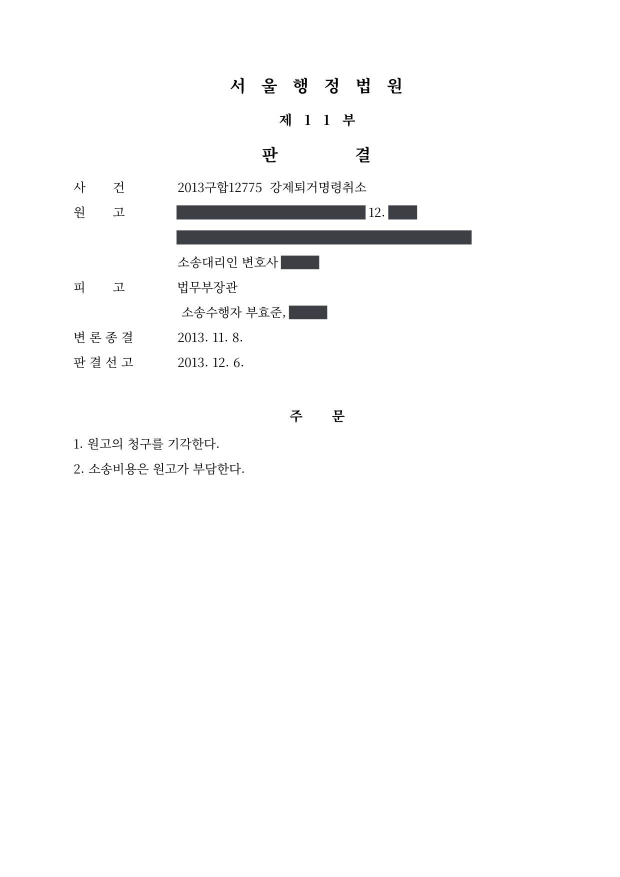
#> input picture adm-2013guhap12775.jpg, 1240 x 1754 px (shown at 1/2 size)
$ python -i detect_wrap.py   (imports and definitions only)
#> lines starting #> are read from the running program, lines starting #| are printed output that depends on the picture; after the words box and inside, x2 and y2 are one past the last pixel; in counts of white or black regions, pixels touching at a corner belong together
### work/firmnames/detect.py
#!/usr/bin/env python3
"""Detect gray mask boxes in published judgment images that sit right after a law-firm prefix
(법무법인 / 법무법인(유한) / 법률사무소 / 법무조합) on the same line → those boxes hide a firm name.
Usage: detect.py out.json img1.jpg img2.jpg ...
"""
import sys, os, json, re, subprocess, tempfile
import numpy as np, cv2
from PIL import Image

GRAY = (61, 64, 69)
TOL = 16

# [12 lines left out: function lev, not called in this run]

PREFIXES = ['법무법인', '법률사무소', '법무조합', '(유한)', '유한)', '법무법인(유한)']

# [22 lines left out: functions ends_with_prefix, starts_with_prefix, not called in this run]

def ocr(im, psm=7):
    with tempfile.NamedTemporaryFile(suffix='.png', delete=False) as f:
        path = f.name
    im.save(path)
    try:
        r = subprocess.run(['tesseract', path, 'stdout', '-l', 'kor', '--psm', str(psm)],
                           capture_output=True, text=True, timeout=120)
        return r.stdout.strip()
    finally:
        os.unlink(path)

def boxes_of(a):
    m = ((np.abs(a[..., 0].astype(int) - GRAY[0]) <= TOL) &
         (np.abs(a[..., 1].astype(int) - GRAY[1]) <= TOL) &
         (np.abs(a[..., 2].astype(int) - GRAY[2]) <= TOL)).astype(np.uint8)
    # close small gaps
    m = cv2.morphologyEx(m, cv2.MORPH_CLOSE, np.ones((3, 3), np.uint8))
    n, lab, stats, _ = cv2.connectedComponentsWithStats(m, connectivity=8)
    out = []
    for i in range(1, n):
        x, y, w, h, area = stats[i]
        if w < 8 or h < 10 or h > 80 or area < 0.6 * w * h:
            continue
        out.append((int(x), int(y), int(w), int(h)))
    out.sort(key=lambda b: (b[1], b[0]))
    return out

# [24 lines left out: function process, not called in this run]

# [10 lines that do not run on import are left out]

### work/firmnames/detect_wrap.py
#!/usr/bin/env python3
"""Supplementary detection: gray boxes at a line start whose PREVIOUS line ends with a firm prefix
(법무법인 / 법률사무소 / 법무조합 / (유한)) — i.e. the firm name wrapped to the next line.
Also: boxes whose left text was not readable in the first pass. Usage: detect_wrap.py out.json img...
"""
import sys, os, json
import numpy as np
from PIL import Image
sys.path.insert(0, os.path.dirname(os.path.abspath(__file__)))
from detect import boxes_of, ocr, ends_with_prefix

def process(path):
#> called with path = '../../adm-2013guhap12775.jpg'
    im = Image.open(path).convert('RGB')
#> im is the input picture: PIL image 1240x1754 RGB; mean R, G, B 250.5, 250.6, 250.6
    a = np.asarray(im)
    W, H = im.size
#> W = 1240; H = 1754
    res = []
    for (x, y, w, h) in boxes_of(a):
#> in boxes_of, `m = ((np.abs(a[..., 0].astype(int) - GRAY[0]) <= TOL) & (np.abs(a[...,..`:
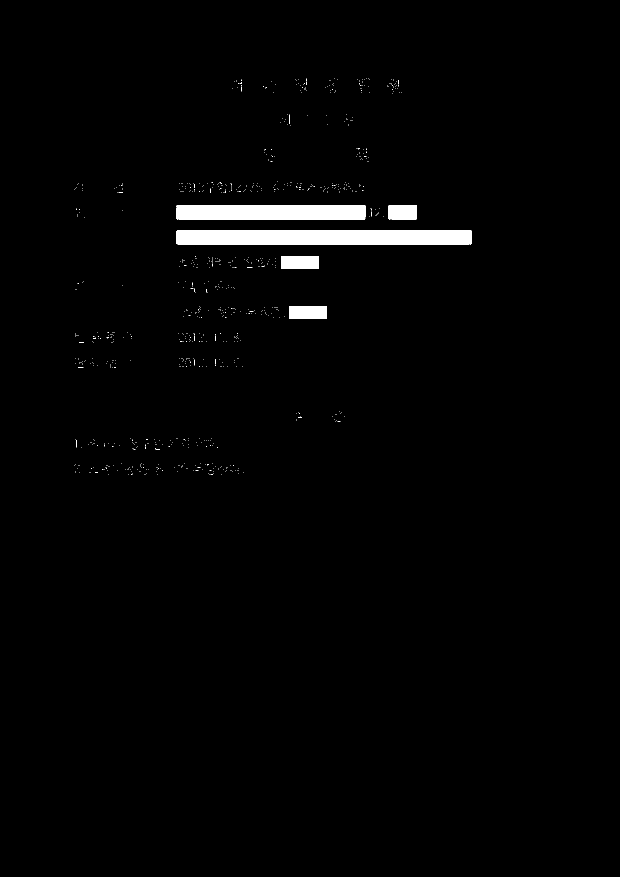
#> m: shape (1754, 1240) (shown at 1/2 size); values 0 (black) and 1 (white), 1.6% white; 846 white regions (841 under 20 px), largest, box (x1, y1, x2, y2) and area: (353, 461, 943, 489) 16515, (353, 411, 731, 439) 10576, (562, 512, 638, 538) 1976, (578, 612, 654, 638) 1974, (777, 411, 834, 439) 1589
#> in boxes_of, `m = cv2.morphologyEx(m, cv2.MORPH_CLOSE, np.ones((3, 3), np.uint8))`: m: shape (1754, 1240); values 0 (black) and 1 (white), 1.6% white; 682 white regions (675 under 20 px), largest, box (x1, y1, x2, y2) and area: (353, 461, 943, 489) 16517, (353, 411, 731, 439) 10582, (562, 512, 638, 538) 1976
#> in boxes_of, `n, lab, stats, _ = cv2.connectedComponentsWithStats(m, connectivity=8)`:
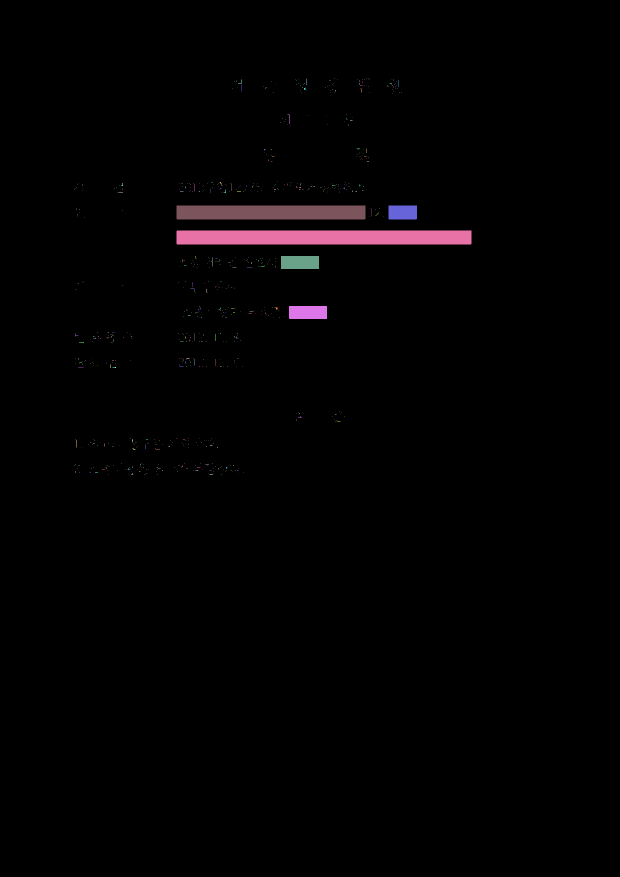
#> lab: shape (1754, 1240) int32 (shown at 1/2 size); 683 distinct labels, from 0 to 682; one colour per label, 0 black
#> in boxes_of, `n, lab, stats, _ = cv2.connectedComponentsWithStats(m, connectivity=8)`: n = 683
        if x > 460:
            continue  # the first pass already read the left context
        # previous line: strip above the box, from x-20 to the right edge
        py0 = max(0, y - int(1.9 * h)); py1 = max(0, y - 2)
        if py1 - py0 < 12:
            continue
        crop = im.crop((max(0, x - 20), py0, W, py1))
        crop = crop.resize((crop.width * 2, crop.height * 2), Image.LANCZOS)
        txt = ocr(crop)
        ep = ends_with_prefix(txt or '')
        if ep:
            res.append({'box': [x, y, w, h], 'prev_line': (txt or '')[-40:], 'left_prefix': ep[0], 'wrapped': True})
#> this loop made 1 pass
#> pass 1, in process, `crop = im.crop((max(0, x - 20), py0, W, py1))`:
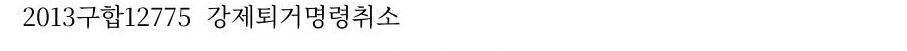
#> crop: PIL image 907x51 RGB; mean R, G, B 245.6, 245.6, 245.6
#> after the loop, res = []
    return {'image': os.path.basename(path), 'size': [W, H], 'firm_boxes': res}

# [10 lines not run here, left out]

#> (the run stopped early here; a loop or call above may not have finished)

$ run again, on adm-2015guhap2209.jpg
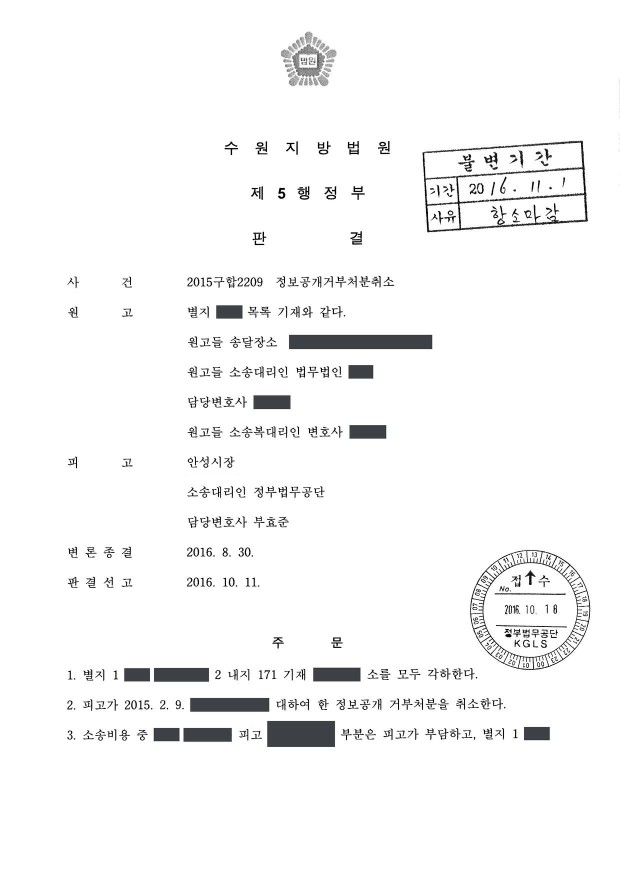
#> input picture adm-2015guhap2209.jpg, 1240 x 1754 px (shown at 1/2 size)
#> in process, im is the input picture: PIL image 1240x1754 RGB; mean R, G, B 246.6, 246.7, 246.8
#> in boxes_of, `n, lab, stats, _ = cv2.connectedComponentsWithStats(m, connectivity=8)`:
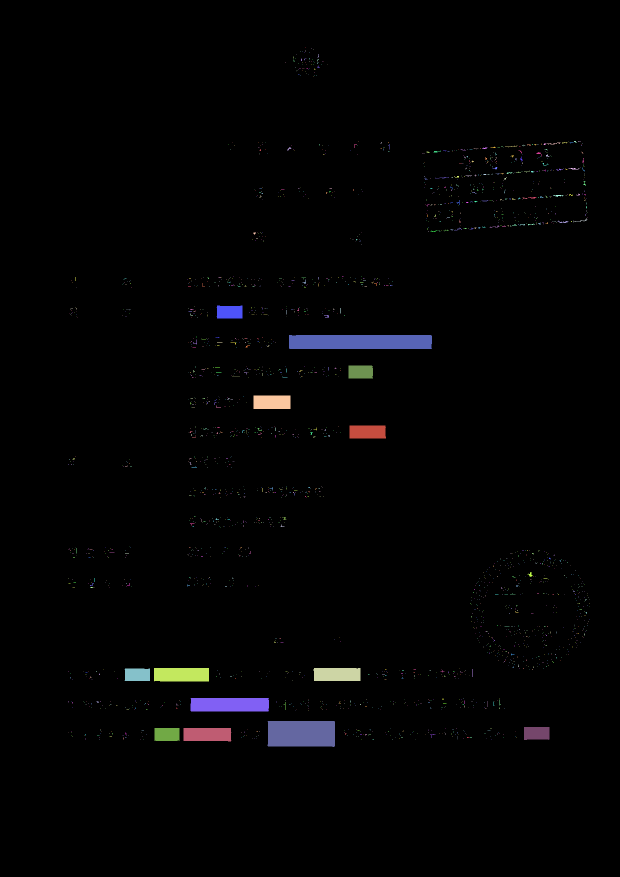
#> lab: shape (1754, 1240) int32 (shown at 1/2 size); 2187 distinct labels, from 0 to 2186; one colour per label, 0 black
#> n = 2187
#> the loop in process, `for (x, y, w, h) in boxes_of(a):` made 1 pass
#> (x, y, w, h, py0, py1) on pass 1: (433, 611, 52, 26, 562, 609)
#> pass 1, in process, `crop = im.crop((max(0, x - 20), py0, W, py1))`:
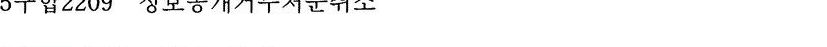
#> crop: PIL image 827x47 RGB; mean R, G, B 248.2, 248.2, 248.2
#> after the loop in process, `for (x, y, w, h) in boxes_of(a):`: res = []

$ run again, on adm-2015gudan4658.jpg
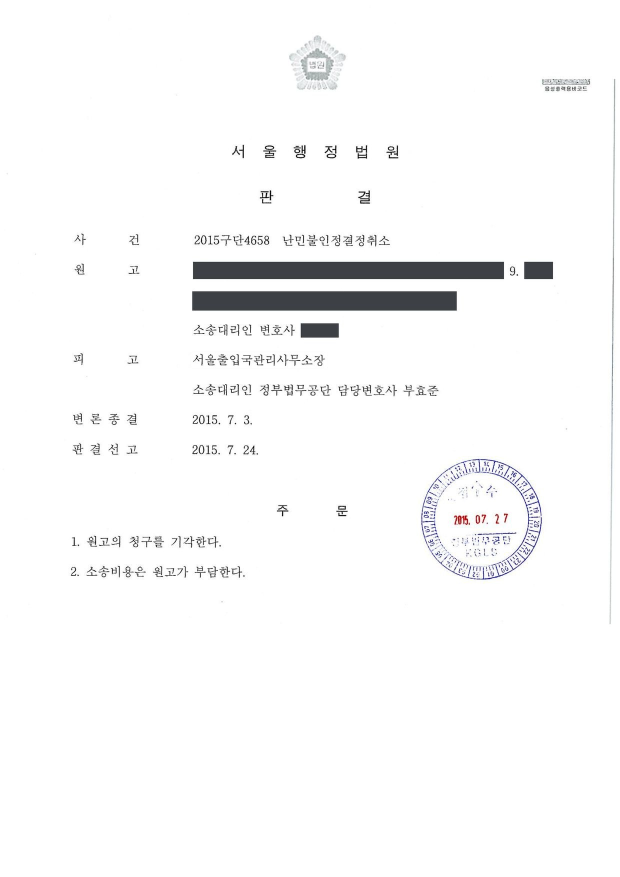
#> input picture adm-2015gudan4658.jpg, 1240 x 1754 px (shown at 1/2 size)
#> in process, im is the input picture: PIL image 1240x1754 RGB; mean R, G, B 248.6, 248.6, 248.9
#> in boxes_of, `n, lab, stats, _ = cv2.connectedComponentsWithStats(m, connectivity=8)`:
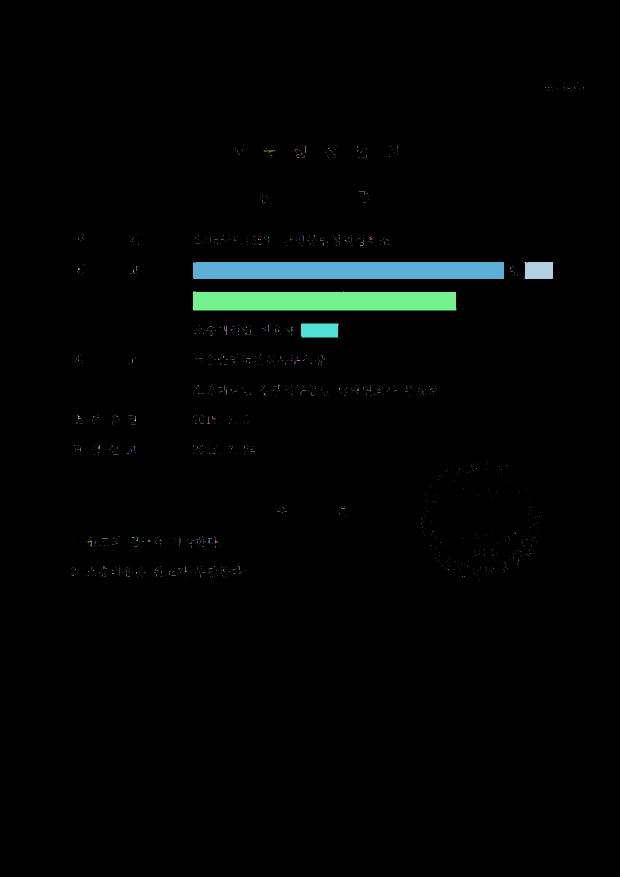
#> lab: shape (1754, 1240) int32 (shown at 1/2 size); 1079 distinct labels, from 0 to 1078; one colour per label, 0 black
#> n = 1079
#> the loop in process, `for (x, y, w, h) in boxes_of(a):` made 1 pass
#> (x, y, w, h, py0, py1) on pass 1: (386, 524, 622, 34, 460, 522)
#> pass 1, in process, `crop = im.crop((max(0, x - 20), py0, W, py1))`:
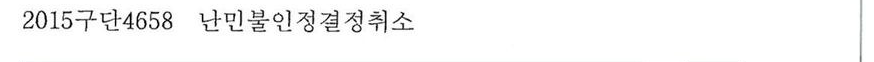
#> crop: PIL image 874x62 RGB; mean R, G, B 246.9, 247.1, 247
#> after the loop in process, `for (x, y, w, h) in boxes_of(a):`: res = []

$ run again, on adm-2018nu55861.jpg
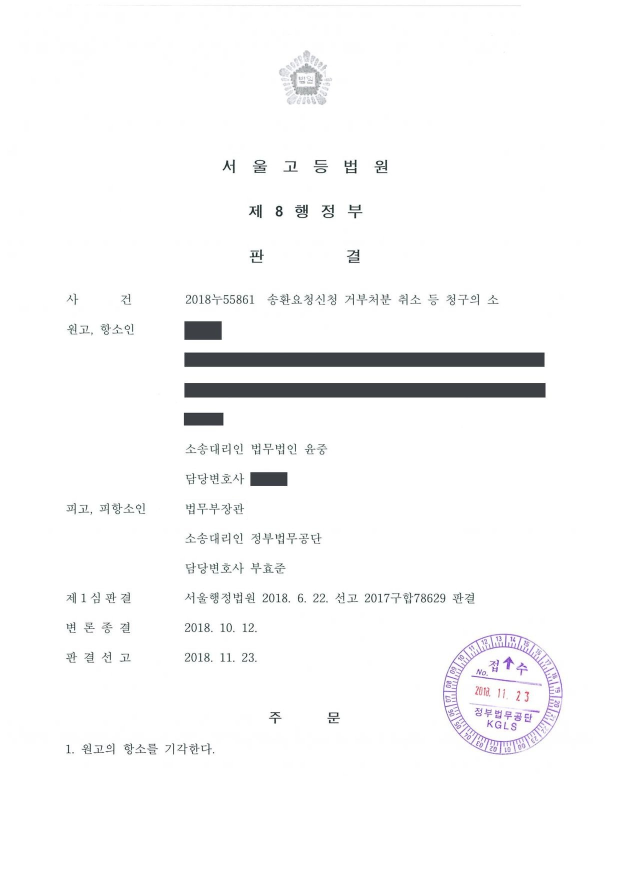
#> input picture adm-2018nu55861.jpg, 1240 x 1754 px (shown at 1/2 size)
#> in process, im is the input picture: PIL image 1240x1754 RGB; mean R, G, B 248.3, 248.3, 248.7
#> in boxes_of, `n, lab, stats, _ = cv2.connectedComponentsWithStats(m, connectivity=8)`:
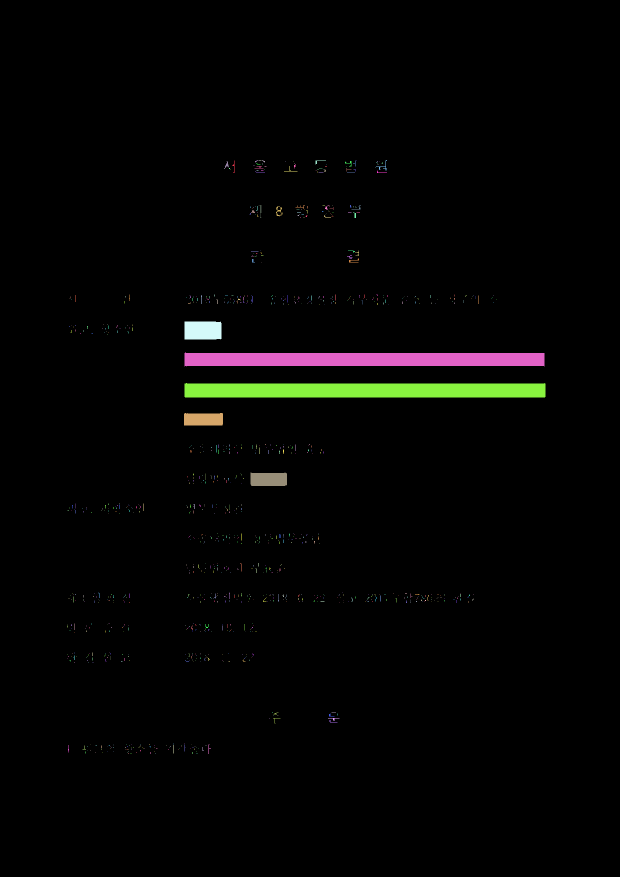
#> lab: shape (1754, 1240) int32 (shown at 1/2 size); 950 distinct labels, from 0 to 949; one colour per label, 0 black
#> n = 950
#> the loop in process, `for (x, y, w, h) in boxes_of(a):` made 1 pass
#> (x, y, w, h, py0, py1) on pass 1: (369, 643, 74, 36, 575, 641)
#> pass 1, in process, `crop = im.crop((max(0, x - 20), py0, W, py1))`:
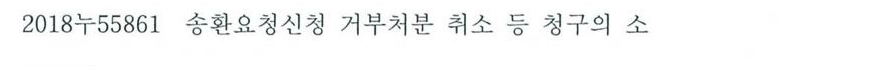
#> crop: PIL image 891x66 RGB; mean R, G, B 246.4, 247, 247
#> after the loop in process, `for (x, y, w, h) in boxes_of(a):`: res = []
